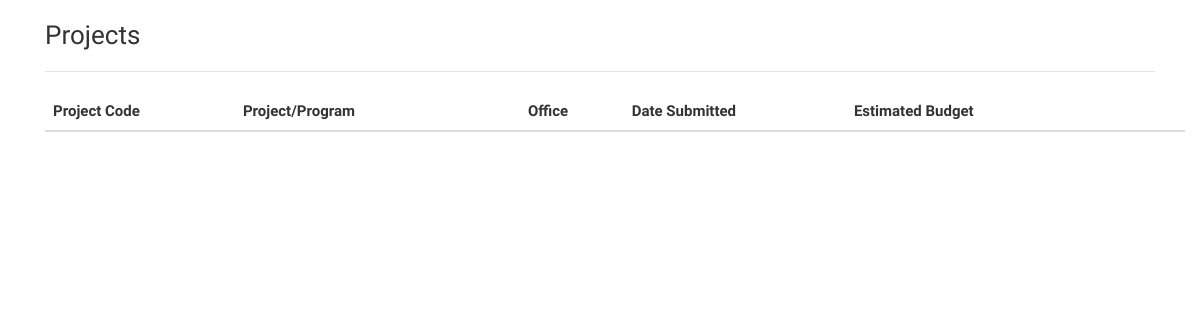
Before: / with the older database file.
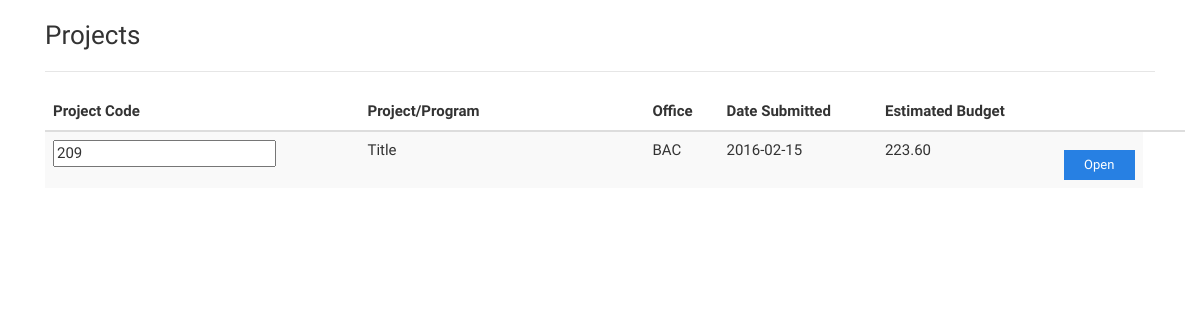
After: the same page with the newer database file.
### tables this page shows
CREATE TABLE IF NOT EXISTS `project` (
  `id` int(11) NOT NULL AUTO_INCREMENT,
  `user_id` int(11) NOT NULL,
  `title` varchar(255) NOT NULL,
  `date_submitted` date NOT NULL,
  `first_lvl_status` tinyint(1) NOT NULL,
  `second_lvl_status` tinyint(1) NOT NULL,
  `third_lvl_status` tinyint(1) NOT NULL,
  `fourth_lvl_status` int(11) NOT NULL,
  `reason_for_rejection` varchar(512) DEFAULT NULL,
  `submitted` tinyint(1) NOT NULL,
  PRIMARY KEY (`id`),
  KEY `user_id` (`user_id`)
);

### application/controllers/Signin_controller.php (called while the page is built, shortened)
<?php
class Signin_controller extends CI_Controller{
	function __construct()
	{
		$this->load->helper('url');
		$this->load->library('form_validation');
		$this->load->library('session');
		$this->load->model('user_model');
	}
	public function index()
	{
		$this->load->model('PPMP_model');
		$data['projects'] = $this->PPMP_model->getAllProjectsToBeApproved('2');
		$data['user_id'] = 2;
		$this->load->view('USER_Approve', $data);
	}
}

### index.php (called while the page is built, shortened)
<?php
require_once BASEPATH.'core/CodeIgniter.php';

### application/models/PPMP_model.php (called while the page is built, shortened)
<?php
class PPMP_model extends CI_Model {
	function getAllProjectsToBeApproved($user_id){
		$this->db->select('project.id project_id, project.title project_title, office.office_name office_name, project.date_submitted date_submitted, SUM(project_details.quantity*project_details.price) estimated_budget, approval.first_lvl_id, approval.second_lvl_id, approval.third_lvl_id, approval.fourth_lvl_id, project.first_lvl_status, project.second_lvl_status, project.third_lvl_status, project.fourth_lvl_status');
		$this->db->from('approval');
		$this->db->join('office', 'approval.office_id = office.id');
		$this->db->join('user', 'office.id = user.office_id');
		$this->db->join('project', 'user.id = project.user_id');
		$this->db->join('project_details', 'project.id = project_details.project_id');
		$this->db->where('approval.first_lvl_id', $user_id);
		$this->db->or_where('approval.second_lvl_id', $user_id);
		$this->db->or_where('approval.third_lvl_id', $user_id);
		$this->db->or_where('approval.fourth_lvl_id', $user_id);
		$query = $this->db->get();
		return $query->result();
	}
}

### application/views/User_Approve.php (the view, shortened to what this page needs)
<!DOCTYPE html>
<html>
    <head>
        <link rel="stylesheet" href= "assets/css/bootstrap-responsive.css">
        <link rel="stylesheet" href="'assets/css/bootstrap.min.css" >
        <link rel="stylesheet" type="text/css" href="assets/css/mycss.css">
    </head>
    <body>
        <div class="row">
            <div class="container">
                <div class="col-md-12">
                    <h3>Projects</h3>
                    <hr/>
                </div>
                <div class="container">
                    <br />
                    <table id="projectTable" class="table table-striped table-hover">
                        <thead>
                            <tr>
                                <th class="id">Project Code<span class="fa fa-sort"></span></th>
                                <th class="project col-sm-3">Project/Program<span class="fa fa-sort"></span></th>
                                <th class="office">Office<span class="fa fa-sort"></span></th>
                                <th class="date">Date Submitted<span class="fa fa-sort"></span></th>
                                <th class="status">Estimated Budget<span class="fa fa-sort"></span></th>
                                <th class="status" title="non-sortable"> </th>
                                <th class="status" title="non-sortable"> </th>
                                <th class="status" title="non-sortable"> </th>
                            </tr>
                        </thead>
                        <tbody>
                            <?php
                                if(is_array($projects) || is_object($projects)){
                                    $row = 1;
                                    foreach ($projects as $project_data) {
                                        if((($project_data->first_lvl_id == $user_id) && ($project_data->first_lvl_status == '0')) || (($project_data->second_lvl_id == $user_id) && ($project_data->first_lvl_status == '1') && ($project_data->second_lvl_status == '0')) || (($project_data->third_lvl_id == $user_id) && ($project_data->second_lvl_status == '1') && ($project_data->third_lvl_status == '0')) || (($project_data->fourth_lvl_id == $user_id) && ($project_data->third_lvl_status == '1') && ($project_data->fourth_lvl_status == '0'))){
                                            echo '<form id="openForm" name="openForm" enctype="multipart/form-data" method="POST" action="'. base_url('PPMP_controller/viewPPMP').'" enctype="multipart/form-data">
                                                <tr id="row'. $row .'"">
                                                <td>
                                                    <input id="project_id'. $row .'" name="project_id" value="'. $project_data->project_id .'" readonly/>
                                                </td>
                                                <td>'. $project_data->project_title .'</td>
                                                <td>'. $project_data->office_name .'</td>
                                                <td>'. $project_data->date_submitted .'</td>
                                                <td>'. $project_data->estimated_budget .'</td>
                                                <td><button id="open'. $row .'" class="btn btn-primary btn-sm col-sm-12">Open</button></td>
                                                </tr>
                                            </form>';
                                        }
                                        $row++;
                                    }
                                }
                            ?>
                        </tbody>
                    </table>
                </div>
            </div>
        </div>
    </body>
</html>

Changed rows visible on the page:
added project: project_id "209", title "Title", office_name "BAC", date_submitted "2016-02-15", estimated_budget "223.60"
